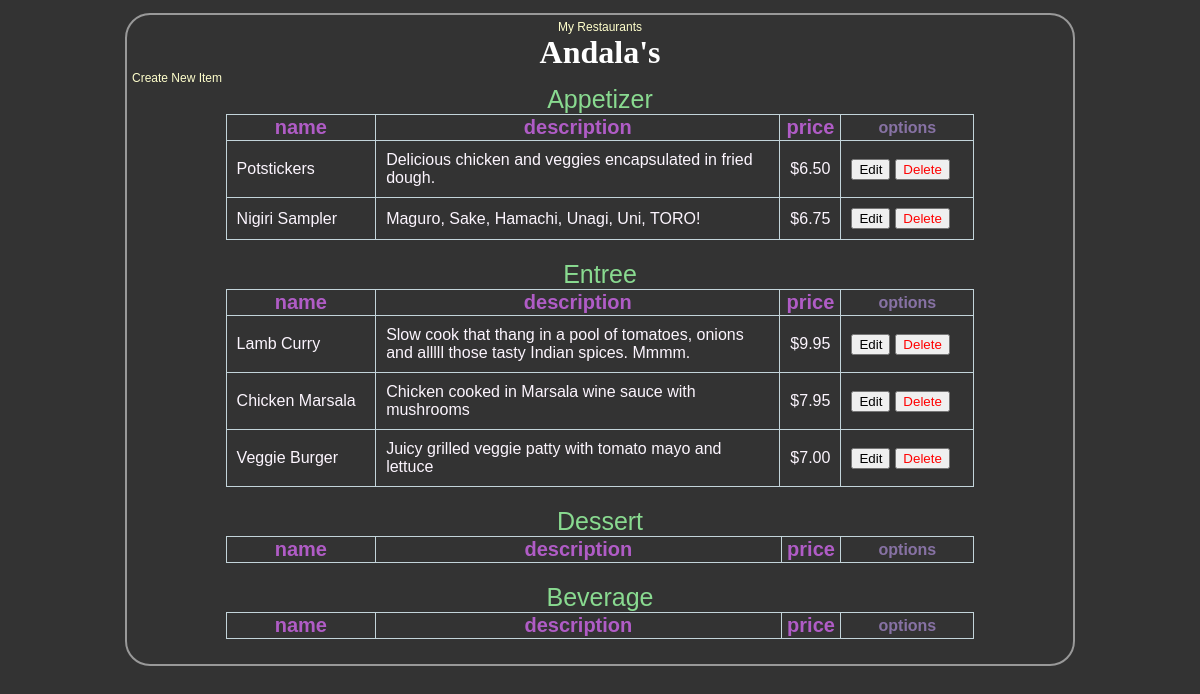
The page /restaurants/6/menu/ on the database its author committed.
### database_setup.py (models this page shows, shortened)
class Restaurant(Base):
    __tablename__ = 'restaurant'
    id = Column(Integer, primary_key=True)
    name = Column(String(250), nullable=False)

class MenuItem(Base):
    __tablename__ = 'menu_item'
    name = Column(String(80), nullable=False)
    id = Column(Integer, primary_key=True)
    description = Column(String(250))
    price = Column(String(8),nullable=False)
    course = Column(String(250))
    restaurant_id = Column(Integer, ForeignKey('restaurant.id'))
    restaurant = relationship(Restaurant)

### finalProject.py (the view)
@app.route('/restaurants/<int:restaurant_id>/')
@app.route('/restaurants/<int:restaurant_id>/menu/<string:hilightFlag>')
@app.route('/restaurants/<int:restaurant_id>/menu/')
def restaurantMenu(restaurant_id,hilightFlag="None"):
    restaurant = session.query(Restaurant).filter_by(id=restaurant_id).one()
    items = session.query(MenuItem).filter_by(restaurant_id=restaurant_id)
    return render_template(
        'menu.html',hilightFlag=hilightFlag ,restaurant=restaurant, items=items, restaurant_id=restaurant_id,tableheaders=tableheaders)

### templates/menu.html (shortened to what this page needs)
<html>
<head>
	<link rel=stylesheet type=text/css href="{{ url_for('static', filename='style.css') }}">
	</head>
<body>
<div class = 'pane'>
		<div class = 'header'>
		<a href="{{url_for('restaurants')}}">My Restaurants</a>
		<h1>{{ restaurant.name }}</h1>
	    </div>
	<a href = '{{url_for('newMenuItem', restaurant_id = restaurant.id) }}'>Create New Item</a>
    <div calss="tables">
    {%for header in tableheaders%}
    	<table>
    		<caption class="main-header">{{header}}</caption>
    		<th class="col1">name</th>
    		<th class="col2">description</th>
    		<th class="col3">price</th>
    		<th class="options">options</th>
    		{% for item in items %}
            {% if item.course==header %}
            {% if item.name==hilightFlag %}
            <tr id="hilight">
            {% else %}
            <tr>
            {% endif %}
                <td>{{item.name}}</td>
                <td>{{item.description}}</td>
                <td>{{item.price}}</td>
                <td><button onclick="location.href='{{url_for('editMenuItem',restaurant_id=restaurant.id,menu_id=item.id)}}'">Edit</button><button color='red' onclick="location.href='{{url_for('deleteMenuItem',restaurant_id=restaurant.id,menu_id=item.id)}}'"><font color="red">Delete</font></button></td>
            </tr>
            {% endif %}
            {% endfor %}
        </table>
    {%endfor %}
    </div>
</div>
</body>
</html>

### static/style.css (style rules this page uses)
body { font-family: sans-serif;background-color: #333333; }
h1, h2, h3, h4 { color: #FFFFFF; }
h1, h2 { font-family: 'Georgia', serif; margin: 0; }
table,td,th { border:1px solid #C3D4DA;border-collapse: collapse; }
table { width:80%;margin-left: 10%;margin-right: 10%;margin-bottom: 20px }
.main-header { font-size: 25px ;color: #89DA90; }
.col1 ,.col2,.col3 { font-size: 20px ;color:#B05CC6; }
.col1 { width: 20% }
.col3 { width:8%; }
.options { width:130px;color:#8772A4; }
td { color:#FCF5FE;padding:10px }
button { margin-right: 5px; }
a { text-decoration: none; color:#FFFFCC; font-size: .75em; }
.pane { position:absolute;right:10%; left:10%; border: 2px solid; border-radius: 25px; padding: 5px; margin: 5px; border-color: #999999; background-color: #333333 }
.header { left:50%; text-align: center; }

### rows shown on the page
Restaurant: name "Andala's"
MenuItem: name "Potstickers", description "Delicious chicken and veggies encapsulated in fried dough.", price "$6.50"
MenuItem: name "Nigiri Sampler", description "Maguro, Sake, Hamachi, Unagi, Uni, TORO!", price "$6.75"
MenuItem: name "Lamb Curry", description "Slow cook that thang in a pool of tomatoes, onions and alllll those tasty Indian spices. Mmmm.", price "$9.95"
MenuItem: name "Chicken Marsala", description "Chicken cooked in Marsala wine sauce with mushrooms", price "$7.95"
MenuItem: name "Veggie Burger", description "Juicy grilled veggie patty with tomato mayo and lettuce", price "$7.00"

### other values the page prints
{{ header }} "Appetizer" "Entree" "Dessert" "Beverage"
